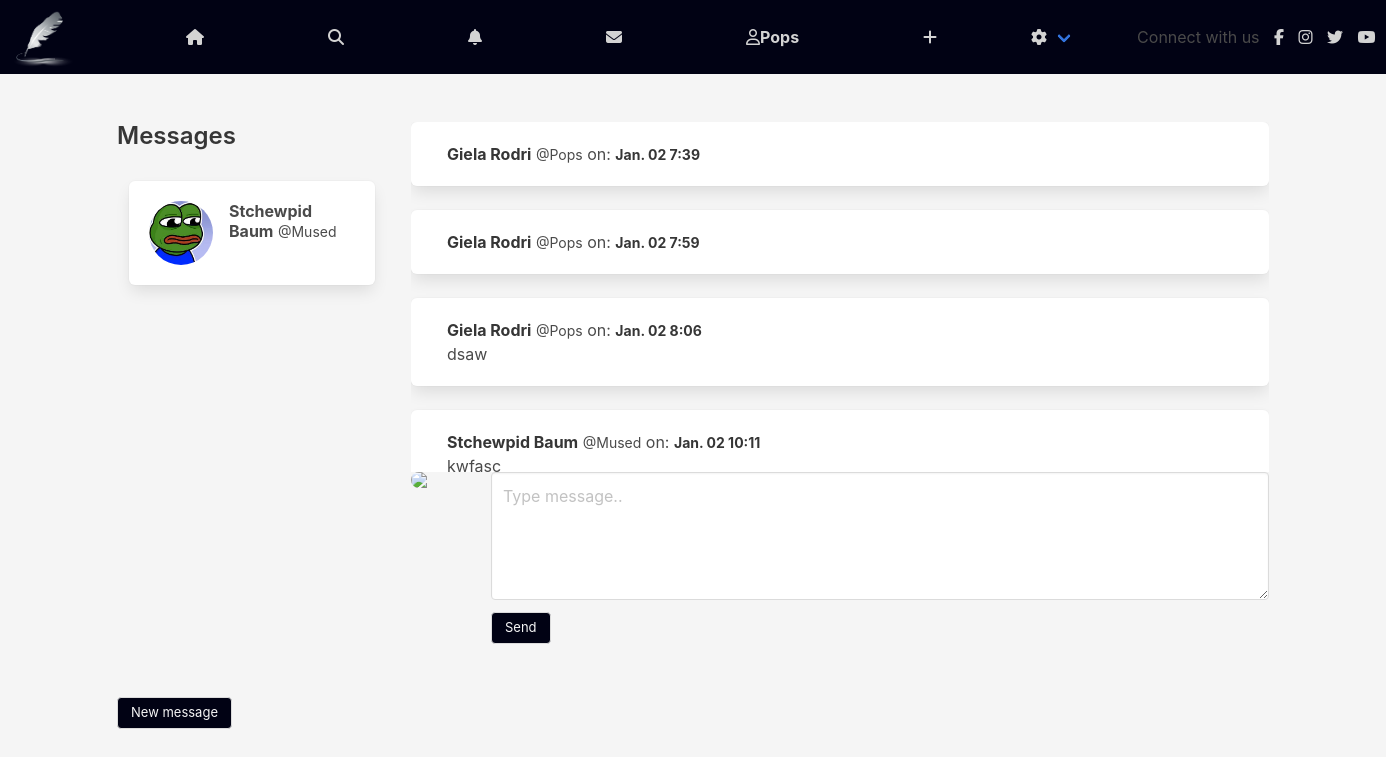
The app's page /direct/ (signed in) with its own data.
### authy/models.py (models this page shows, shortened)
class Profile(models.Model):
	user = models.OneToOneField(User, on_delete=models.CASCADE, related_name='profile')
	first_name = models.CharField(max_length=50, null=True, blank=True)
	last_name = models.CharField(max_length=50, null=True, blank=True)
	location = models.CharField(max_length=50, null=True, blank=True)
	url = models.CharField(max_length=80, null=True, blank=True)
	profile_info = models.TextField(max_length=150, null=True, blank=True)
	created = models.DateField(auto_now_add=True)
	favorites = models.ManyToManyField(Post)
	picture = models.ImageField(upload_to=user_directory_path, blank=True, null=True, verbose_name='Picture')

### direct/models.py (models this page shows, shortened)
class Message(models.Model):
	user = models.ForeignKey(User, on_delete=models.CASCADE, related_name='user')
	sender = models.ForeignKey(User, on_delete=models.CASCADE, related_name='from_user')
	recipient = models.ForeignKey(User, on_delete=models.CASCADE, related_name='to_user')
	body = models.TextField(max_length=1000, blank=True, null=True)
	date = models.DateTimeField(auto_now_add=True)
	is_read = models.BooleanField(default=False)
	def get_messages(user):
		messages = Message.objects.filter(user=user).values('recipient').annotate(last=Max('date')).order_by('-last')
		users = []
		for message in messages:
			users.append({
				'user': User.objects.get(pk=message['recipient']),
				'last': message['last'],
				'unread': Message.objects.filter(user=user, recipient__pk=message['recipient'], is_read=False).count()
				})
		return users

### direct/views.py (the view)
# urls.py: path('', Inbox, name='inbox'),
@login_required
def Inbox(request):
	messages = Message.get_messages(user=request.user)
	active_direct = None
	directs = None
	if messages:
		message = messages[0]
		active_direct = message['user'].username
		directs = Message.objects.filter(user=request.user, recipient=message['user'])
		directs.update(is_read=True)
		for message in messages:
			if message['user'].username == active_direct:
				message['unread'] = 0
	context = {
		'directs': directs,
		'messages': messages,
		'active_direct': active_direct,
		}
	template = loader.get_template('direct/direct.html')
	return HttpResponse(template.render(context, request))

### direct/views.py (called while the page is built)
def checkDirects(request):
	directs_count = 0
	if request.user.is_authenticated:
		directs_count = Message.objects.filter(user=request.user, is_read=False).count()
	return {'directs_count':directs_count}

### notifications/views.py (called while the page is built)
def CountNotifications(request):
	count_notifications = 0
	if request.user.is_authenticated:
		count_notifications = Notification.objects.filter(user=request.user, is_seen=False).count()
	return {'count_notifications':count_notifications}

### instagram_clone/templates/direct/direct.html (shortened to what this page needs)
{% extends 'base.html' %}
{% load static %}
{% block content %}
  <div class="columns is-mobile">
  <div class="column is-one-quarter">
  <aside class="menu">
    <h3 class="title is-4">
    Messages
    </h3>
  <ul style="overflow-y: scroll; height: 500px" class="menu-list">
{% for message in messages %}
<a class="{% if active_direct == message.user.username %}{% endif %}" href="{% url 'directs' message.user.username %}">
<div class="box">
  <article class="media">
    <div class="media-left">
      <figure class="image is-64x64">
          {% if message.user.profile.picture %}
            <img class="is-rounded"src="{{ message.user.profile.picture.url }}" alt="Placeholder image">
          {% else %}
            <img  class="is-rounded" src="https://bulma.io/images/placeholders/96x96.png" alt="Placeholder image">
          {% endif %}
      </figure>
    </div>
    <div class="media-content">
      <div class="content">
        <p>
          <strong>{{ message.user.profile.first_name }} {{ message.user.profile.last_name }}</strong> <small>@{{ message.user.username }}</small>
        </p>
      </div>
    </div>
  </article>
</div>
</a>
{% endfor %}
  </ul>
  </aside>
<br>
<a href="{% url 'usersearch' %}" class="button" style="font-size: small; background-color: #010214; color: whitesmoke;">New message</a>
</div>
<div class="column">
<div style="overflow-y: scroll; height: 350px">
{% for direct in directs %}
<div class="box">
  <article class="media">
    <div class="media-content">
      <div class="content">
        <p>
          <strong>{{ direct.sender.profile.first_name }} {{ direct.sender.profile.last_name }}</strong> <small>@{{ direct.sender.username }}</small> on: <strong><small>{{ direct.date|date:'N d G:i'}}</small></strong>
        </p>
        {{ direct.body }}
      </div>
    </div>
  </article>
</div>
{% endfor %}
</div>
<form role="form" method="POST" action="{% url 'send_direct' %}">
<article class="media">
  <figure class="media-left">
    <p class="image is-64x64">
      <img  class="is-rounded" src="https://bulma.io/images/placeholders/128x128.png">
    </p>
  </figure>
  <div class="media-content">
    <div class="field">
      <p class="control">
        <textarea class="textarea" name="body" placeholder="Type message.."></textarea>
      </p>
    </div>
    <nav class="level">
      <div class="level-left">
        <div class="level-item">
          <button type="submit" name="action" class="button" style="font-size: small; background-color: #010214; color: whitesmoke;">Send</buttom>
        </div>
      </div>
    </nav>
  </div>
</article>
</form>
</div>
</div>
{% endblock %}

### instagram_clone/templates/base.html (shortened to what this page needs)
{% load static %}
<!DOCTYPE html>
<html>
  <head>
    <link rel="stylesheet" href="{% static 'css/bulma.min.css' %}">
    <link rel="stylesheet" href="{% static 'css/styl.css' %}">
  </head>
  <body>
  <nav class="navbar" role="navigation" aria-label="main navigation">
  <div class="navbar-brand">
    <a class="navbar-item1" href="">
      <img src="{% static 'img/ok.png' %}" width="64" height="64">
    </a>
  </div>
  <div id="navbarBasicExample" class="navbar-menu">
    <div class="navbar-start">
      <a href="{% url 'index' %}" class="navbar-item">
        <i class="fas fa-home"></i>
      </a>
      <a  href="{% url 'usersearch' %}" class="navbar-item">
        <i class="fas fa-search"></i>
      </a>
      <a href="{% url 'show-notifications' %}" class="navbar-item">
        <i class="fa fa-bell"></i>
      </a>
      <a href="{% url 'inbox' %}" class="navbar-item">
        <i class="fa fa-envelope"></i>
      </a>
      <a href="{% url 'profile' request.user %}" class="navbar-item">
        <i class="far fa-user"></i>
        <strong>{{ request.user }}</strong>
      </a>
        <a href="{% url 'newpost' %}" class="navbar-item">
          <i class="fa fa-plus" ></i>
        </a>
      <div class="navbar-item has-dropdown is-hoverable">
        <a class="navbar-link">
          <i class="fas fa-cog"></i>
        </a>
        <div class="social">Connect with us
          <a href="#"><i class="fab fa-facebook-f"></i></a>
          <a href="#"><i class="fab fa-instagram"></i></a>
          <a href="#"><i class="fab fa-twitter"></i></a>
          <a href="#"><i class="fab fa-youtube"></i></a>
      </div>
      </div>
    </div>
  </div>
</nav>
  <section class="section">
    <div class="container">
      {% block content %}
      {% endblock %}
    </div>
  </section>
  </body>
</html>

### instagram_clone/static/css/styl.css (style rules this page uses)
nav.navbar { background-color: #010214; }
.navbar-item { margin-left: 70px; }
.social { margin-left: 50px; margin-top: 25px; }
.social i { padding-left: 10px; color: lightgrey; }
a.navbar-item1 { margin-left: 10px; margin-top: 10px; }
a.navbar-item { margin-left: 100px; color: lightgrey; }
.navbar-link { color: lightgrey; }
body { background-color: whitesmoke; }

### records on screen
Message: sender.profile.first_name "Giela", sender.profile.last_name "Rodri", sender.username "Pops", date "Jan. 02 7:39"
Message: sender.profile.first_name "Giela", sender.profile.last_name "Rodri", sender.username "Pops", date "Jan. 02 7:59"
Message: sender.profile.first_name "Giela", sender.profile.last_name "Rodri", sender.username "Pops", date "Jan. 02 8:06", body "dsaw"
Message: sender.profile.first_name "Stchewpid", sender.profile.last_name "Baum", sender.username "Mused", date "Jan. 02 10:11", body "kwfasc"

### other values on screen
{{ request.user }} "Pops"
{{ message.user.profile.first_name }} "Stchewpid"
{{ message.user.profile.last_name }} "Baum"
{{ message.user.username }} "Mused"
